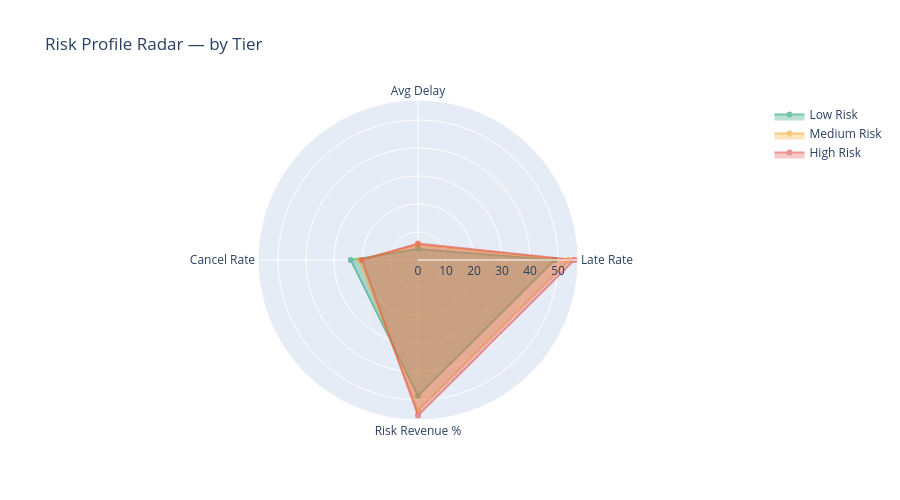

Notebook code for this chart:
### Code cell
# ── Chart 4: KPI radar chart per tier ─────────────────────────
categories = ['Late Rate', 'Avg Delay', 'Cancel Rate', 'Risk Revenue %']

fig = go.Figure()

tier_colors = {'Low Risk': '#1D9E75', 'Medium Risk': '#F5A623', 'High Risk': '#E24B4A'}

for tier in ['Low Risk', 'Medium Risk', 'High Risk']:
    row = tier_summary[tier_summary['Risk_Tier'] == tier].iloc[0]
    values = [
        row['Late_Rate_Pct'],
        row['Avg_Delay'] * 10,        # scale up for visibility
        row['Cancel_Rate_Pct'] * 10,  # scale up for visibility
        row['Total_Risk_Rev'] / row['Total_Revenue'] * 100
    ]
    values_closed = values + [values[0]]  # close the polygon

    fig.add_trace(go.Scatterpolar(
        r=values_closed,
        theta=categories + [categories[0]],
        fill='toself',
        name=tier,
        line_color=tier_colors[tier],
        opacity=0.6
    ))

fig.update_layout(
    polar=dict(radialaxis=dict(visible=True)),
    title='Risk Profile Radar — by Tier',
    height=500
)
fig.write_html('../outputs/supplier_radar_chart.html')
fig.show()
print('Chart 4 saved ✓')

### Figure 1 — Plotly figure (JSON) as saved in the notebook; plotly's stock layout.template omitted (floating-point values rounded to 4 significant figures)
{"data": [{"fill": "toself", "line": {"color": "#1D9E75"}, "name": "Low Risk", "opacity": 0.6, "r": [48.8, 3.91, 24, 48.52, 48.8], "theta": ["Late Rate", "Avg Delay", "Cancel Rate", "Risk Revenue %", "Late Rate"], "type": "scatterpolar"}, {"fill": "toself", "line": {"color": "#F5A623"}, "name": "Medium Risk", "opacity": 0.6, "r": [53.9, 5.43, 21, 53.7, 53.9], "theta": ["Late Rate", "Avg Delay", "Cancel Rate", "Risk Revenue %", "Late Rate"], "type": "scatterpolar"}, {"fill": "toself", "line": {"color": "#E24B4A"}, "name": "High Risk", "opacity": 0.6, "r": [55.8, 5.89, 20, 55.52, 55.8], "theta": ["Late Rate", "Avg Delay", "Cancel Rate", "Risk Revenue %", "Late Rate"], "type": "scatterpolar"}], "layout": {"height": 500, "polar": {"radialaxis": {"visible": true}}, "title": {"text": "Risk Profile Radar — by Tier"}}}
